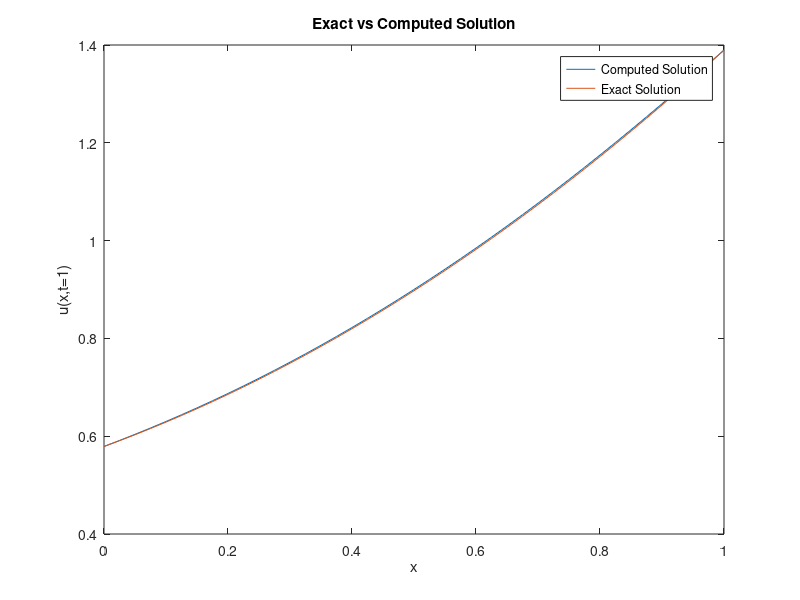
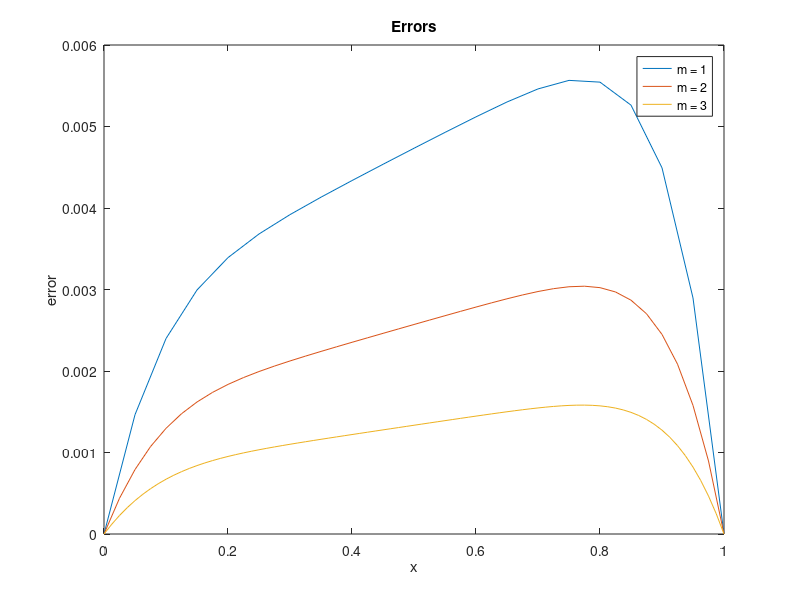

The MATLAB source for these figures, in order:
%% Q2. 1D Forced Heat Equation - Manufactured Solutions (Polynomial)
clear all; clc;

% Question 2
for m = 1:3
kappa = 0.1;
tfinal = 0.1;
a = 0; b = 1; % domain

Nx = 10 * 2^m; 
dx = (b - a) / Nx;
x = linspace(a,b,Nx+1)';      % grid points

% [b (i)]
b0 = 0.5; b1 = 0.7; b2 = 0.9; % b2 = 0.9
c0 = 1; c1 = 0.8; c2 = 0.6;

uexact = @(x,t) (b0 + b1*t + b2*t^2) * (c0 + c1*x + c2*x.^2);
uexx = @(x,t) (b0 + b1*t + b2*t^2) * (2*c2);
uet = @(x,t) (b1 + 2*b2*t) * (c0 + c1*x + c2*x.^2);
f = @(x,t) uet(x,t) - kappa * uexx(x,t);
ga = @(t) uexact(a,t);       % ga(t)   - BC
gb = @(t) uexact(b,t);       % gb(t)   - BC
uphi = @(x) uexact(x, 0);    % uphi(x) - IC

% Allocate space
un = zeros(Nx+1, 1);         % U_i^n
unp1 = zeros(Nx+1, 1);       % U_i^(n+1)
cfl = 0.25;                  % cfl parameter
dt = cfl * (dx^2) / kappa; 
Nt = round(tfinal / dt);     % Number of timesteps
dt = tfinal / Nt;            % adjust dt to reach tfinal


%  |-----------|-------------|----------|------------|  
% ia                                                 ib
ia = 1;        % index of bdry point @x = a
ib = Nx + 1;   % index of bdry point @x = b
i1 = ia + 1;   % first interior point
i2 = ib - 1;   % last interior point
I = i1:i2;     % I = i1, i1+1, i1+2, ... , i2

t = 0;
un = uphi(x);   % u_i^n = u

% start time stepping loop
for(n = 1: Nt)
    unp1(I) = un(I) + (kappa * dt / (dx ^ 2)) * (un(I+1) - 2*un(I) + un(I-1)) + dt*f(I*dx,t)' ;
    
    
    t = n * dt;
    
    unp1(ia) = ga(t);      % BC @ x = a
    unp1(ib) = gb(t);      % BC @ x = b
    un = unp1;             % set un <- unp1 for next step
      
end

% compute errors
ue = uexact(x,t);  % exact solution
errMax(m) = max(abs(un-ue));   % max norm error

% [Q1.(c)] Print Results 
fprintf('m = %1d t=%10.4e: Nx=%3d Nt=%4d dt=%9.3e maxErr=%8.2e', m, t,Nx,Nt,dt,errMax(m));

if(m == 1) fprintf('\n');
else fprintf(' ratio=%8.2e, rate=%4.2f\n',errMax(m-1)/errMax(m),...
log2(errMax(m-1)/errMax(m)));
end


% [Q1.(d)]
figure(1)
if (m == 2)   
    % Plot exact vs computed solution
    plot(x, un)  % Plot computed solution
    hold on
    plot(x, ue)  % Plot exact solution
    legend('Computed Solution', 'Exact Solution')
    xlabel('x')
    ylabel('u(x,t=1)')
    title('Exact vs Computed Solution')
    hold off   
end

% All errors on one graph
figure(2)
plot(x, un-ue)
%legend('m=1','','')
hold on
%

end

figure(2)
legend('m = 1','m = 2','m = 3')
title('Errors')
xlabel('x')
ylabel('error')

